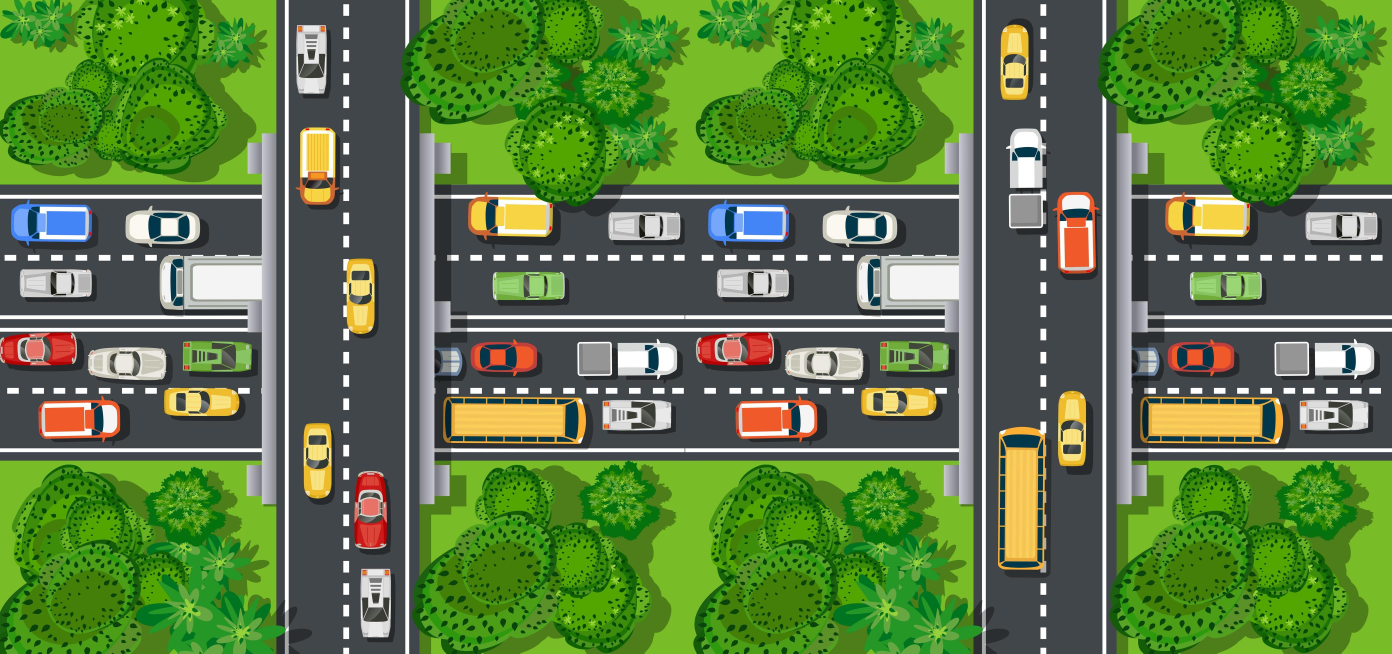
#> input picture OpenCV/highway.jpg, 4176 x 1960 px (shown at 1/3 size)
$ python temp_matching.py
#> lines starting #> are read from the running program, lines starting #| are printed output that depends on the picture
import cv2 as cv
import numpy as np

img = cv.resize(cv.imread("highway.jpg"), (0, 0), fx = 0.34, fy = 0.34)
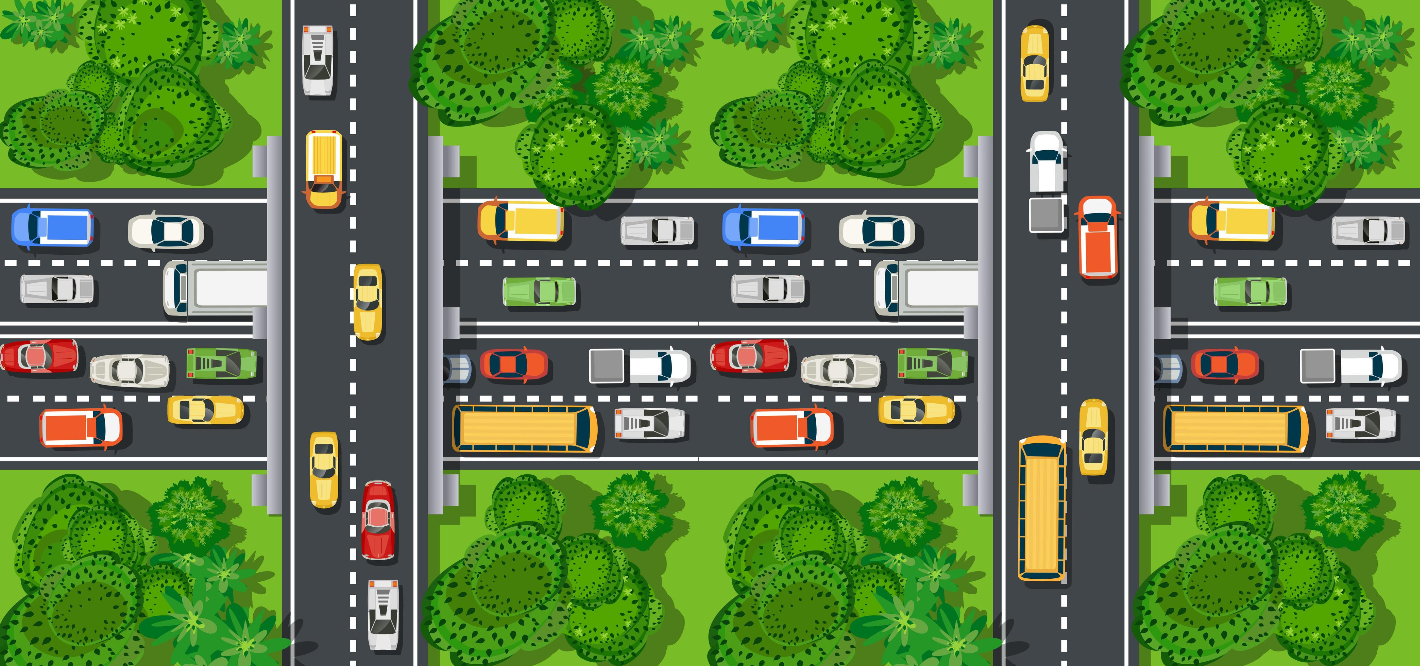
#> img: shape (666, 1420, 3); mean B, G, R 67, 125, 92.7
# cv.imshow("Highway or Myway", img)
# cv.waitKey(0)
# img_gray = cv.resize(cv.imread("highway.jpg"), (0, 0), fx = 0.34, fy = 0.34)
template = cv.resize(cv.imread("blue_car.png"), (0,0), fx = 0.8, fy = 0.8)
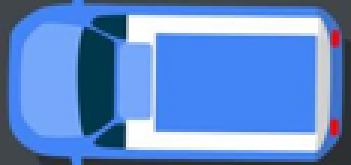
#> input picture OpenCV/blue_car.png, 117 x 55 px (shown 3 times larger)
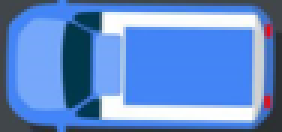
#> template: shape (44, 94, 3) (shown 3 times larger); mean B, G, R 203.2, 138.3, 97.2
th, tw = template.shape[:2]
#> th = 44; tw = 94

methods = [cv.TM_CCOEFF, cv.TM_CCOEFF_NORMED, cv.TM_CCORR, cv.TM_CCORR_NORMED, cv.TM_SQDIFF, cv.TM_SQDIFF_NORMED]
for method in methods:
    img_cpy = img.copy()
    result = cv.matchTemplate(img_cpy, template, method)

    # [8 lines of commented-out code are left out]
    threshold = 0.2 if method in [cv.TM_SQDIFF, cv.TM_SQDIFF_NORMED] else 0.8
    location = np.where(result >= threshold)

    for loc in zip(*location[::-1]):
        # print(f"{method} and {loc}")
        bottom_right = (loc[0]+tw, loc[1]+th)
        cv.rectangle(img_cpy, loc, bottom_right, (0, 165, 255), 2)
    cv.imshow("Identify", img_cpy)
    cv.waitKey(0)
#> this loop made 6 passes
#> location on passes 1 to 6: 406465 positions, rows 0 to 622, columns 0 to 1326, (empty array, empty array), 826721 positions, rows 0 to 622, columns 0 to 1326, 35133 positions, rows 0 to 622, columns 0 to 1326, 826721 positions, rows 0 to 622, columns 0 to 1326, 826597 positions, rows 0 to 622, columns 0 to 1326
#> pass 1, `result = cv.matchTemplate(img_cpy, template, method)`:
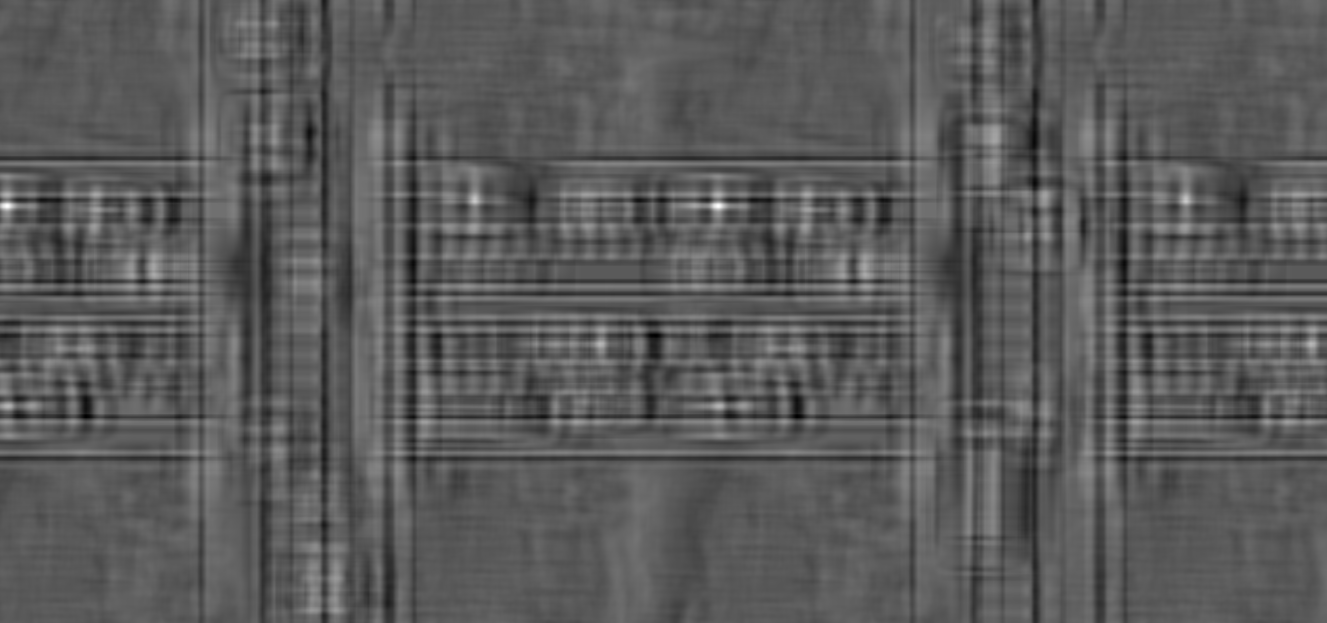
#> result: shape (623, 1327) float32; min -22770792, max 41356184, mean -4295.2; drawn with min black and max white
#> pass 1, `cv.imshow("Identify", img_cpy)`:
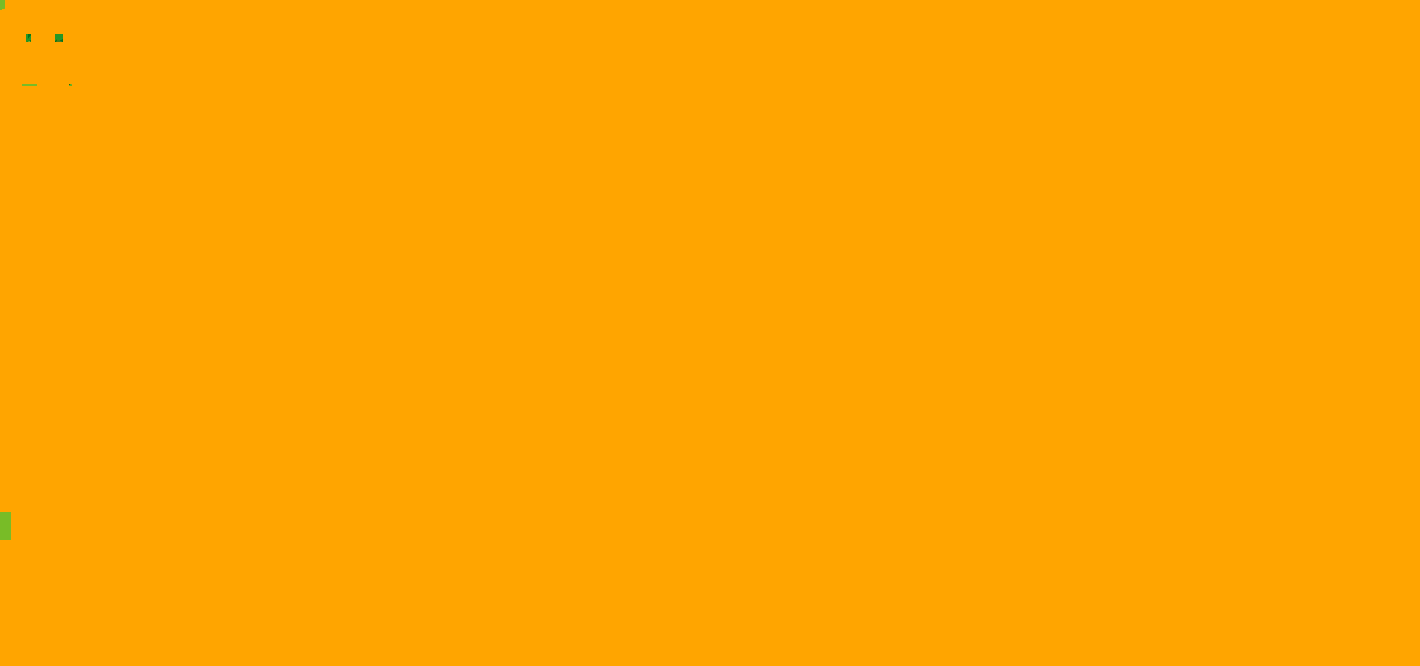
#> window 'Identify': shape (666, 1420, 3); mean B, G, R 0, 165, 254.9
#> pass 3, `result = cv.matchTemplate(img_cpy, template, method)`:
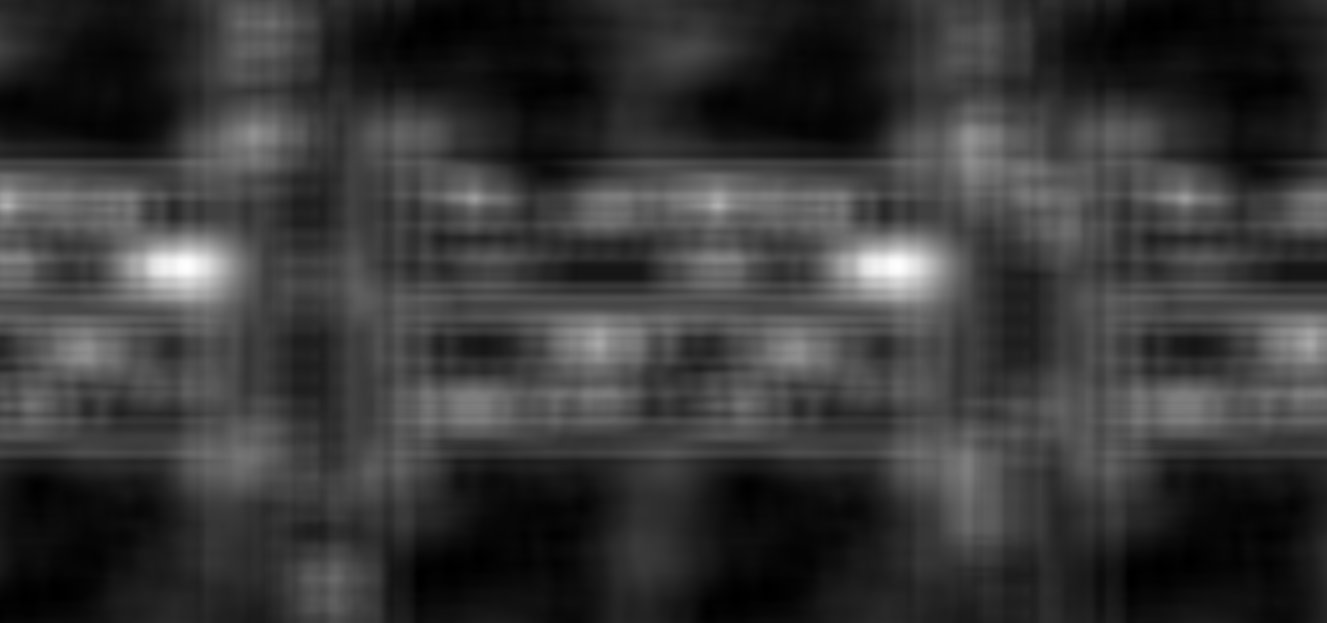
#> result: shape (623, 1327) float32; min 102151520, max 397241216, mean 166597936; drawn with min black and max white

cv.destroyAllWindows()
